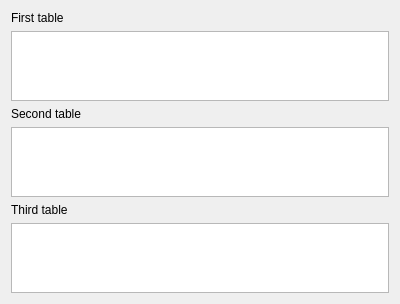
<?xml version="1.0" encoding="UTF-8"?>
<ui version="4.0">
 <class>Widget</class>
 <widget class="QWidget" name="Widget">
  <property name="geometry">
   <rect>
    <x>0</x>
    <y>0</y>
    <width>400</width>
    <height>300</height>
   </rect>
  </property>
  <property name="windowTitle">
   <string>Widget</string>
  </property>
  <layout class="QVBoxLayout" name="verticalLayout_2">
   <item>
    <layout class="QGridLayout" name="gridLayout">
     <item row="4" column="0">
      <widget class="QLabel" name="label_3">
       <property name="text">
        <string>Third table</string>
       </property>
      </widget>
     </item>
     <item row="3" column="0">
      <widget class="QTableView" name="tableView_2"/>
     </item>
     <item row="0" column="0">
      <widget class="QLabel" name="label">
       <property name="text">
        <string>First table</string>
       </property>
      </widget>
     </item>
     <item row="1" column="0">
      <widget class="QTableView" name="tableView"/>
     </item>
     <item row="2" column="0">
      <widget class="QLabel" name="label_2">
       <property name="text">
        <string>Second table</string>
       </property>
      </widget>
     </item>
     <item row="5" column="0">
      <widget class="QTableView" name="tableView_3"/>
     </item>
    </layout>
   </item>
  </layout>
 </widget>
 <layoutdefault spacing="6" margin="11"/>
 <resources/>
 <connections/>
</ui>
